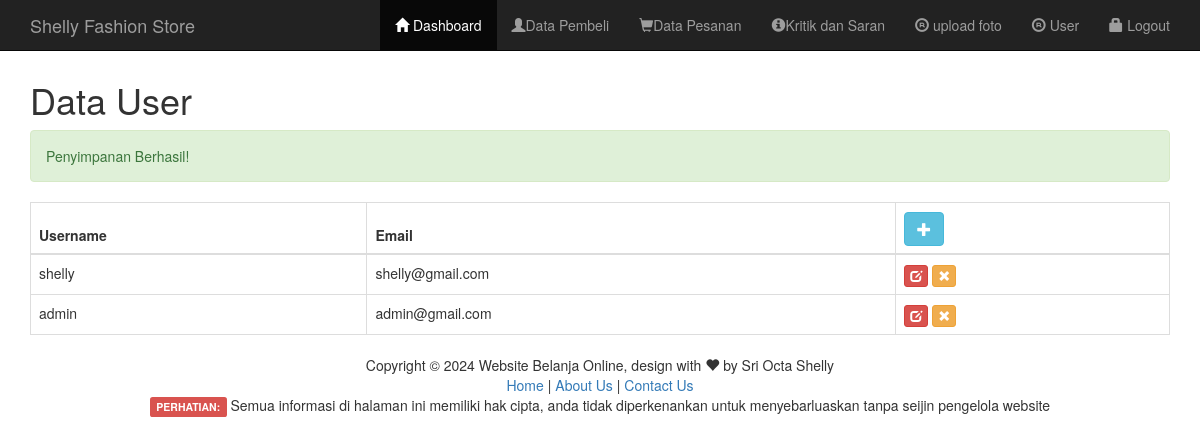
The page /admin/tampil-user.php?pesan=inputBerhasil (signed in) on the database its author committed.
### tables this page shows
CREATE TABLE `user` (
  `user_id` int(11) NOT NULL,
  `username` varchar(100) NOT NULL,
  `password` varchar(254) NOT NULL,
  `email` varchar(50) NOT NULL,
  `token` char(128) DEFAULT NULL,
  `status` char(1) DEFAULT NULL,
  `foto` varchar(50) NOT NULL,
  `last_login` datetime NOT NULL DEFAULT current_timestamp()
);

### admin/tampil-user.php (the view, shortened to what this page needs)
<?php include "header.php"; ?>
<div class="container">
    <div class="row">
        <div class="col-md-12">
        <h1>Data User</h1>
            <?php
            if(@$_GET['pesan']=="inputBerhasil"){
            ?>
                    <div class="alert alert-success">
                    Penyimpanan Berhasil!
                    </div>
            <?php
            }
            ?>
        <table  class="table table-bordered table-hover" id="data-table">
        <thead>
            <tr>
                <th>Username</th><th>Email</th>
                <th>
                    <a href="input-user.php">
                        <button class="btn btn-info glyphicon glyphicon-plus"></button>
                    </a>
                </th>
            </tr>
        </thead>
        <tbody>
        <?php
        include "../koneksi.php";
        $sql=$koneksi->query("select * from user order by user_id ASC");
        while($row= $sql->fetch_assoc()){
        ?>
            <tr>
                <td><?php echo $row['username']?></td>
                <td><?php echo $row['email']?></td>
                <td>
                <a href="edit-user.php?id=<?php echo $row['user_id']?>">
                    <button class="btn btn-xs btn-danger glyphicon glyphicon-edit"></button>
                </a>
                <a href="hapus-user.php?id=<?php echo $row['user_id']?>" onclick=" return confirm('Anda yakin menghapus data?')">
                    <button class="btn btn-xs btn-warning glyphicon glyphicon-remove"></button>
                </a>
                </td>
            </tr>
        <?php
        }
        ?>
        </tbody>
        </table>
        </div>
    </div>
</div>
<?php include "footer.php";?>

### admin/header.php (style rules this page uses)
body { padding-top: 60px; }

### rows shown on the page
user: username "shelly", email "shelly@gmail.com"
user: username "admin", email "admin@gmail.com"

### other values the page prints
date ('Y') "2024"
